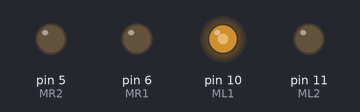
The sketch below on a simulated Arduino Uno, built with avr-gcc and run on an emulated ATmega328P. Parts: output pins drawn as LEDs (lit = HIGH).

Above: at 0.1 s.
Timing chart, 0 to 1.6 s (numbered marks = the images above):
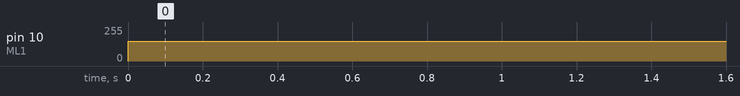

The sketch:

motor.ino
```cpp
#define MR2 5
#define MR1 6
#define ML1 10
#define ML2 11
void setup() {
  // put your setup code here, to run once:
  pinMode(ML1, OUTPUT);
  pinMode(ML2, OUTPUT);
  pinMode(MR1, OUTPUT);
  pinMode(MR2, OUTPUT);
  analogWrite(ML1, 0);
  analogWrite(ML2, 0);
  analogWrite(MR1, 0);
  analogWrite(MR2, 0);
}

void loop() {
  // put your main code here, to run repeatedly:
  analogWrite(ML1, 150);
}
```

Measured:
- by itself, pin 10 (ML1): 0/255 → 150/255 at 0.00 s
